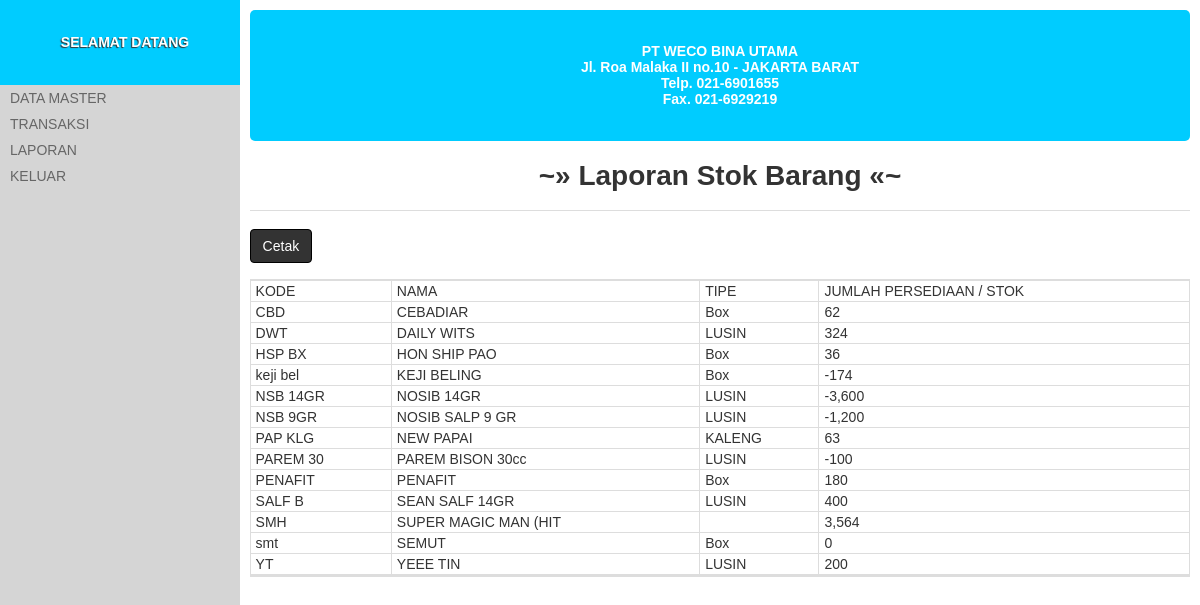
The page /?halaman=laporan&jenis_laporan=stok (signed in) on the database its author committed.
### tables this page shows
CREATE TABLE IF NOT EXISTS `barang` (
  `kode_barang` varchar(8) NOT NULL,
  `nama_barang` varchar(50) DEFAULT NULL,
  `harga` int(10) DEFAULT NULL,
  `stok` int(5) DEFAULT NULL,
  `diskon` float NOT NULL,
  `id_tipe_barang` int(4) DEFAULT NULL
);

CREATE TABLE IF NOT EXISTS `tipe_barang` (
  `id_tipe_barang` int(8) NOT NULL,
  `nama_tipe_barang` varchar(20) DEFAULT NULL
);

### app/halaman_laporan.php (called while the page is built)
<?php
$halaman_laporan = isset($_GET['jenis_laporan']) && file_exists( DIR_APP . 'data_laporan_' . $_GET['jenis_laporan'] . '.php') ? DIR_APP . 'data_laporan_' . $_GET['jenis_laporan'] . '.php' : DIR_APP . 'data_laporan.php';
require_once $halaman_laporan;

### sistem/kontroler.php (called while the page is built, shortened)
<?php
require_once TEMA_HALAMAN;

### index.php (called while the page is built, shortened)
<?php
require_once DIREKTORI . 'sistem/kontroler.php';

### app/data_laporan_stok.php (the view)
<h1 class="sub-judul">Laporan Stok Barang</h1>
<p class="display">
	<button class="tombol" onclick="window.print()">Cetak</button>
</p>
<table>
	<thead>
		<tr>
			<th>Kode</th>
			<th>Nama</th>
			<th>Tipe</th>
			<th>Jumlah Persediaan / stok</th>
		</tr>
	</thead>
	<tbody>
		<?php
		$Q = mysql_query("SELECT barang.*,tipe_barang.nama_tipe_barang FROM barang LEFT JOIN tipe_barang ON tipe_barang.id_tipe_barang = barang.id_tipe_barang");
		while($o = mysql_fetch_object($Q)):
			echo "
			<tr>
				<td>{$o->kode_barang}</td>
				<td>{$o->nama_barang}</td>
				<td>{$o->nama_tipe_barang}</td>
				<td>".number_format($o->stok,0,'.',',')."</td>
			</tr>";
		endwhile;
		?>
	</tbody>
</table>

### publik/tema/tema.css (style rules this page uses)
body { padding:0; margin:0; font-family:'Arial'; font-size:14px; color:#333333; background-color:#d5d5d5; }
.sub-judul { text-align:center; width:100%; border-bottom:1px solid #dddddd; height:50px; }
table { border-left:1px solid #dddddd; border-top:2px solid #dddddd; border-bottom:2px solid #dddddd; border-spacing:0; width:100%; }
table thead tr th, table tfoot tr th, table tbody tr td { border-right:1px solid #dddddd; border-bottom:1px solid #dddddd; border-spacing:0; padding:2px 5px; vertical-align: top; }
table thead tr th, table tfoot tr th, .navigasi li a { text-transform:uppercase; font-weight:100; }
.tombol { display: inline-block; padding: 6px 12px; margin-bottom: 2px; font-size: 14px; font-weight: normal; line-height: 1.428571429; text-align: center; white-space: nowrap; vertical-align: middle; cursor: pointer; border: 1px solid transparent; border-radius: 4px; -webkit-user-select: none; -moz-user-select: none; -ms-user-select: none; -o-user-select: none; user-select: none; color: #ffffff; background-color: #333333; border-color: #000000; }

### rows shown on the page
barang: kode_barang "CBD", nama_barang "CEBADIAR", id_tipe_barang.nama_tipe_barang "Box", stok "62"
barang: kode_barang "DWT", nama_barang "DAILY WITS", id_tipe_barang.nama_tipe_barang "LUSIN", stok "324"
barang: kode_barang "HSP BX", nama_barang "HON SHIP PAO", id_tipe_barang.nama_tipe_barang "Box", stok "36"
barang: kode_barang "keji bel", nama_barang "KEJI BELING", id_tipe_barang.nama_tipe_barang "Box", stok "-174"
barang: kode_barang "NSB 14GR", nama_barang "NOSIB 14GR", id_tipe_barang.nama_tipe_barang "LUSIN", stok "-3,600"
barang: kode_barang "NSB 9GR", nama_barang "NOSIB SALP 9 GR", id_tipe_barang.nama_tipe_barang "LUSIN", stok "-1,200"
barang: kode_barang "PAP KLG", nama_barang "NEW PAPAI", id_tipe_barang.nama_tipe_barang "KALENG", stok "63"
barang: kode_barang "PAREM 30", nama_barang "PAREM BISON 30cc", id_tipe_barang.nama_tipe_barang "LUSIN", stok "-100"
barang: kode_barang "PENAFIT", nama_barang "PENAFIT", id_tipe_barang.nama_tipe_barang "Box", stok "180"
barang: kode_barang "SALF B", nama_barang "SEAN SALF 14GR", id_tipe_barang.nama_tipe_barang "LUSIN", stok "400"
barang: kode_barang "SMH", nama_barang "SUPER MAGIC MAN (HIT", stok "3,564"
barang: kode_barang "smt", nama_barang "SEMUT", id_tipe_barang.nama_tipe_barang "Box", stok "0"
barang: kode_barang "YT", nama_barang "YEEE TIN", id_tipe_barang.nama_tipe_barang "LUSIN", stok "200"
